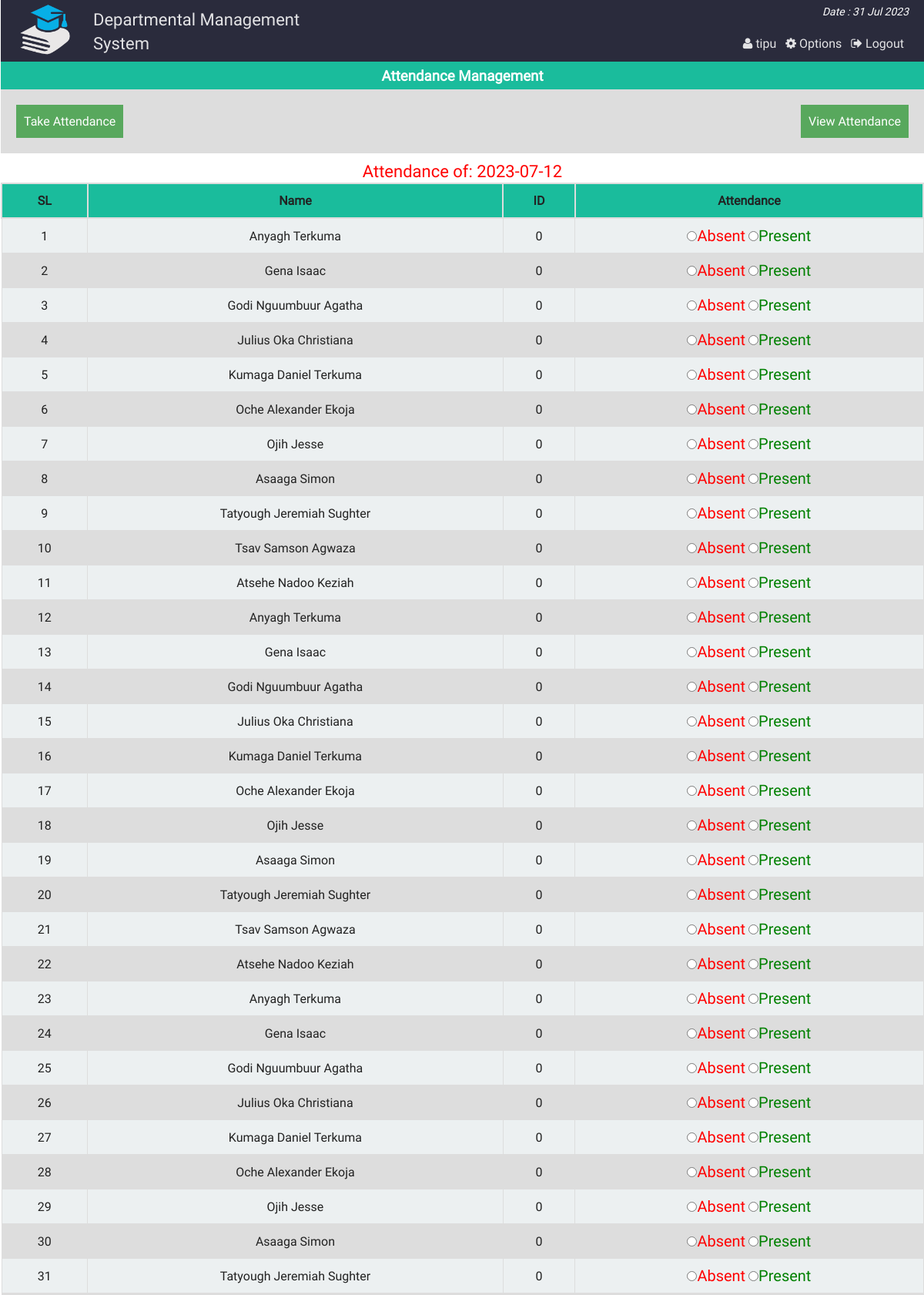
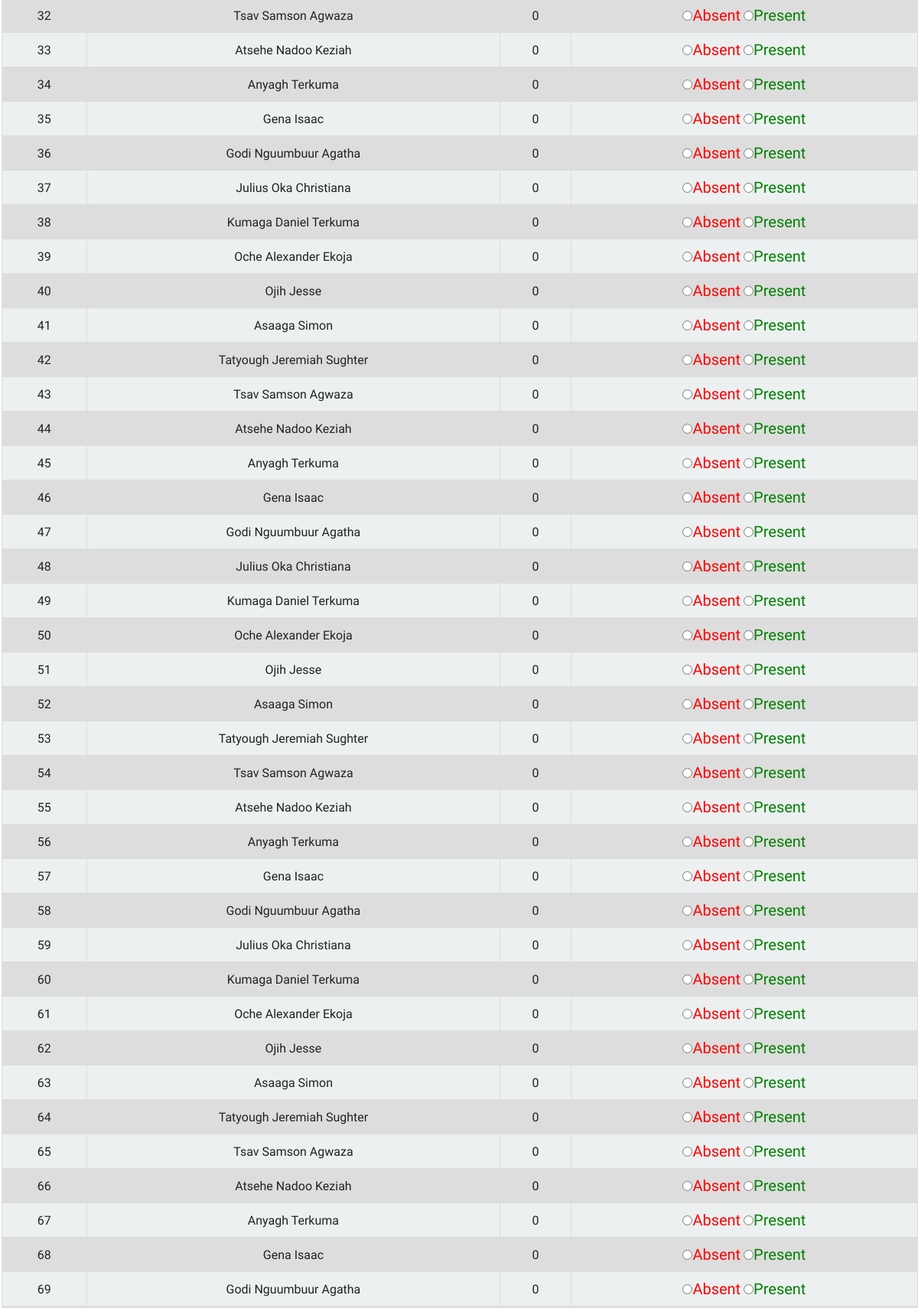
Screenshot of /att_single_view.php?dt=2023-07-12 (signed in, upper part) with the database file from the repository (2 pictures, top to bottom).
### tables this page shows
CREATE TABLE `at_student` (
  `id` int(11) NOT NULL,
  `name` varchar(100) NOT NULL,
  `st_id` varchar(100) NOT NULL
);

CREATE TABLE `attn` (
  `id` int(11) NOT NULL,
  `st_id` int(11) NOT NULL,
  `atten` varchar(50) NOT NULL,
  `at_date` date NOT NULL
);

### php/functions.php (called while the page is built, shortened)
<?php
class login_registration_class{
	public function attn_all_student($date){
		global $conn;
		$res = $conn->query("select at_student.name, attn.*
			from at_student
			inner join attn
			on at_student.st_id = attn.st_id
			where at_date = '$date' ");
		return $res;
	}
};
?>

### att_single_view.php (the view, shortened to what this page needs)
<?php
	require "php/config.php";
	require_once "php/functions.php";
	$user = new login_registration_class();
	if(isset($_REQUEST['dt'])){
		$date = $_REQUEST['dt'];
	}
?>
<?php
include "php/headertop_admin.php";
?>
<div class="all_student fix">
		<h3 style="text-align:center;color:#fff;margin:0;padding:5px;background:#1abc9c">Attendance Management</h3>
		<div  class="fix" style="background:#ddd;padding:20px;">
			<span style="float:left;"><a style="color:#fff;" href="class_att.php"><button style="background:#58A85D;border:none;color:#fff;padding:10px;">Take Attendance</button></a></span>
			<span style="float:right;"><a style="color:#fff;" href="att_view.php"> <button style="background:#58A85D;border:none;color:#fff;padding:10px;">View Attendance</button></a></span>
		</div>
		<p style="text-align:center;color:#34495e;margin:0;padding-top:8px;color:red;font-size:22px;">
			<?php echo "Attendance of: ".$date;?>
		</p>
	<form action="" method="post">
		<table class="tab_one" style="text-align:center;">
			<tr>
				<th style="text-align:center;">SL</th>
				<th style="text-align:center;">Name</th>
				<th style="text-align:center;">ID</th>
				<th style="text-align:center;">Attendance</th>
			</tr>
			<?php
			$i=0;
				$std = $user->attn_all_student($date);
				if($std){
				while($rows = $std->fetch_assoc()){
				$i++;
		?>
			<tr>
				<td><?php echo $i;?></td>
				<td><?php echo $rows['name'];?></td>
				<td><?php echo $rows['st_id'];?></td>
				<td>
					<label style="color:red;font-size:20px"><input type="radio" name="attn[<?php echo $rows['st_id'];?>]" value="absent" <?php if($rows['atten'] == "absent") echo "checked";?>/>Absent</label>
					<label style="color:green;font-size:20px"> <input type="radio" name="attn[<?php echo $rows['st_id'];?>]" value="present" <?php if($rows['atten'] == "present") echo "checked";?>/>Present</label>
				</td>
			</tr>
			<?php
			} }else echo "failed";
				?>
		</table>
	</form>
</div>
<?php include "php/footerbottom.php";?>

### css/main.css (style rules this page uses)
html { color: #222; font-size: 1em; line-height: 1.4; }
a { text-decoration:none; }
.fix { overflow:hidden; }
body { font-family:roboto !important; background:url(../img/ptrn.png) repeat fixed; }
.st_reg th, td { padding: 8px; }
table.tab_one { width:100%; }
table.tab_one th { background:#1abc9c; padding:10px; font-weight:bold; text-align:left; }
table.tab_one td { border:1px solid #ddd; padding:8px; }
table.tab_one tr:nth-child(odd) { background:#ddd; }
table.tab_one tr:nth-child(even) { background:#ecf0f1; }
.all_student { min-height:450px; }
table.att_tab tr,td,th { border:2px solid #ddd; border-collapse:collapse; padding:8px; }

### rows the page displays
at_student: name "Anyagh Terkuma", attn.st_id "0"
attn: atten "☐ Absent", atten "☐ Present"
at_student: name "Gena Isaac", attn.st_id "0"
at_student: name "Godi Nguumbuur Agatha", attn.st_id "0"
at_student: name "Julius Oka Christiana", attn.st_id "0"
at_student: name "Kumaga Daniel Terkuma", attn.st_id "0"
at_student: name "Oche Alexander Ekoja", attn.st_id "0"
at_student: name "Ojih Jesse", attn.st_id "0"
at_student: name "Asaaga Simon", attn.st_id "0"
at_student: name "Tatyough Jeremiah Sughter", attn.st_id "0"
at_student: name "Tsav Samson Agwaza", attn.st_id "0"
at_student: name "Atsehe Nadoo Keziah", attn.st_id "0"
attn: atten "☐ Absent", atten "☐ Present"
attn: atten "☐ Absent", atten "☐ Present"
attn: atten "☐ Absent", atten "☐ Present"
attn: atten "☐ Absent", atten "☐ Present"
attn: atten "☐ Absent", atten "☐ Present"
attn: atten "☐ Absent", atten "☐ Present"

### other values shown
$admin_name "tipu"
$date "2023-07-12"
